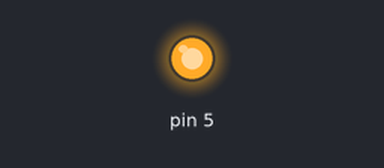
Recording of a sketch running on a simulated Arduino Uno, built with avr-gcc and run on an emulated ATmega328P. Shown: output pins drawn as LEDs (lit = HIGH).

Above: at 0.9 s.
At 6.7 s:
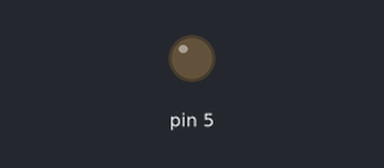
Timing chart, 0 to 7.0 s (numbered marks = the images above):
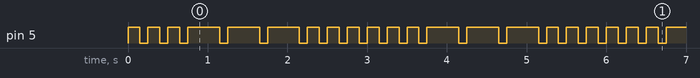

The sketch:

sketch_oct9a.ino
```cpp
void setup() {
  // put your setup code here, to run once:
  pinMode(5,OUTPUT);
}

void loop() {
  // put your main code here, to run repeatedly:
   for(int i=0;i<3;i++)
   {digitalWrite(5, HIGH);
   delay(150);
   digitalWrite(5, LOW);
   delay(100);}
   for(int i=0;i<3;i++)
   {digitalWrite(5, HIGH);
   delay(400);
   digitalWrite(5, LOW);
   delay(100);}
   for(int i=0;i<3;i++)
   {digitalWrite(5, HIGH);
   delay(150);
   digitalWrite(5, LOW);
   delay(100);}
}
```

Measured:
- by itself, pin 5: repeats every 3.0 s: 2 × (LOW 0.10 s, HIGH 0.15 s), 3 × (LOW 0.10 s, HIGH 0.40 s), 4 × (LOW 0.10 s, HIGH 0.15 s)
- by itself, everything shown: repeats every 3.0 s, in 18 steps
